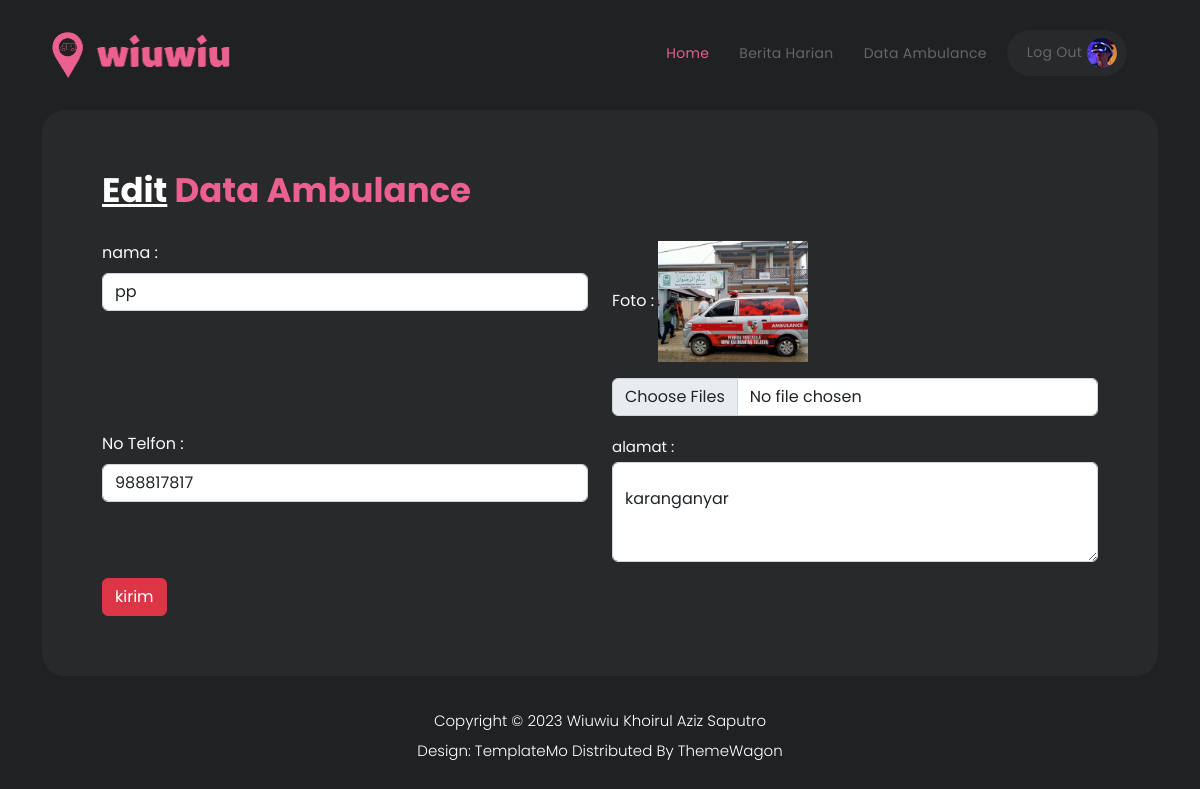
The page /edit_ambulance.php?id_ambulance=45 (signed in) on the database its author committed.
### tables this page shows
CREATE TABLE `data_ambulance` (
  `id_ambulance` int(11) NOT NULL,
  `nama` varchar(50) NOT NULL,
  `alamat` varchar(100) NOT NULL,
  `no_tlp` int(15) NOT NULL,
  `foto_ambulance` varchar(255) NOT NULL
);

### edit_ambulance.php (the view, shortened to what this page needs)
<?php
require_once("layout/_koneksi.php");
$id_ambulance = $_GET['id_ambulance'];
$query = "SELECT * FROM data_ambulance where id_ambulance = '$id_ambulance'";
$output = mysqli_query($conn, $query);
?>
<!DOCTYPE html>
<html lang="en">
<head>
    <?php require_once('layout/_css.php'); ?>
</head>
<body>
    <?php require_once('layout/_header_admin.php'); ?>
    <div class="container">
        <div class="row">
            <div class="col-lg-12">
                <div class="page-content">
                    <?php foreach ($output as $id_ambulance) { ?>
                        <form action="_data_ambulance.php" method="post" enctype="multipart/form-data">
                            <div class="row">
                                <div class="col-lg-12">
                                    <div class=" header-text">
                                        <div class="heading-section">
                                            <h4><em>Edit</em> Data Ambulance</h4>
                                        </div>
                                        <div class="row">
                                            <div class="col-6">
                                                <label for="formFileMultiple" class="form-label text-light">nama :</label>
                                                <input class="form-control" name="nama" type="text" value="<?= $id_ambulance['nama'] ?>">
                                            </div>
                                            <div class="col-6">
                                                <label for="formFileMultiple" class="form-label text-light">Foto :</label>
                                                <img src="foto_ambulance/<?= $id_ambulance['foto_ambulance'] ?>" style="width: 150px;">
                                                <input class="form-control mt-3" name="foto_ambulance" type="file" id="formFileMultiple" multiple>
                                            </div>
                                            <div class="mt-3 col-6">
                                                <label for="formFileMultiple" class="form-label text-light">No Telfon :</label>
                                                <input class="form-control" name="no_tlp" type="text" value="<?= $id_ambulance['no_tlp'] ?>">
                                            </div>
                                            <div class="form-floating mt-3 col-6">
                                                <p class="text-light">alamat :</p>
                                                <textarea class="form-control" name="alamat" style="height: 100px"><?= $id_ambulance['alamat'] ?></textarea>
                                            </div>
                                        </div>
                                        <button class="btn btn-danger mt-3" name="update_ambulance" type="submit">kirim</button>
                                    </div>
                                </div>
                            </div>
                        </form>
                    <?php } ?>
                </div>
            </div>
        </div>
    </div>
    <?php require_once('layout/_footer.php'); ?>
</body>
</html>

### assets/css/templatemo-cyborg-gaming.css (style rules this page uses)
html, body, div, span, applet, object, iframe, h1, h2, h3, h4, h5, h6, p, blockquote, div pre, a, abbr, acronym, address, big, cite, code, del, dfn, em, font, img, ins, kbd, q, s, samp, small, strike, strong, sub, sup, tt, var, b, u, i, center, dl, dt, dd, ol, ul, li, figure, header, nav, section, article, aside, footer, figcaption { margin: 0; padding: 0; border: 0; outline: 0; }
* { box-sizing: border-box; }
html, body { font-family: 'Poppins', sans-serif; font-weight: 400; background-color: #1e1e1e; font-size: 16px; -ms-text-size-adjust: 100%; -webkit-font-smoothing: antialiased; -moz-osx-font-smoothing: grayscale; }
h1, h2, h3, h4, h5, h6 { margin-top: 0px; margin-bottom: 0px; color: #fff; font-weight: 700; }
p { font-size: 15px; line-height: 30px; color: #fff; }
img { width: 100%; overflow: hidden; }
html, body { background: #1f2122; font-family: 'Poppins', sans-serif; }
body .page-content { margin-top: 110px; background-color: #27292a; padding: 60px; border-radius: 23px; }
p { font-size: 15px; color: #666; line-height: 30px; margin-bottom: 0px; }
.heading-section h4 { color: #ec6090; font-size: 34px; text-decoration: none; margin-bottom: 30px; }
.heading-section h4 em { color: #fff; font-style: normal; text-decoration: underline; }
body { overflow-x: hidden; }

### rows shown on the page
data_ambulance: nama "pp", foto_ambulance (picture), no_tlp "988817817", alamat "karanganyar"
